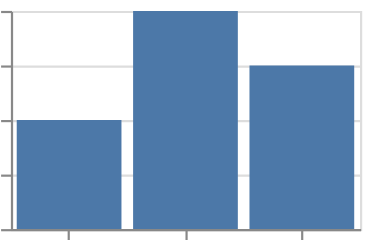

Express this chart as Vega-Lite.
### Vega-Lite specification from a JSON file in a GitHub repository (floating-point values rounded to 4 significant figures)
{"$schema": "https://vega.github.io/schema/vega-lite/v6.json", "padding": 5, "autosize": "none", "data": {"values": [{"c": "A", "x": 1, "y": 2, "s": 3, "t": "2024-01-01"}, {"c": "B", "x": 2, "y": null, "s": 5, "t": "2024-02-01"}, {"c": "C", "x": 3, "y": 4, "s": null, "t": "2024-03-01"}, {"c": "D", "x": 4, "y": 3, "s": 7, "t": "2024-04-01"}]}, "width": 160, "height": 100, "mark": {"type": "bar", "invalid": "break-paths-show-path-domains"}, "encoding": {"x": {"field": "c", "type": "nominal"}, "y": {"field": "y", "type": "quantitative"}}}
